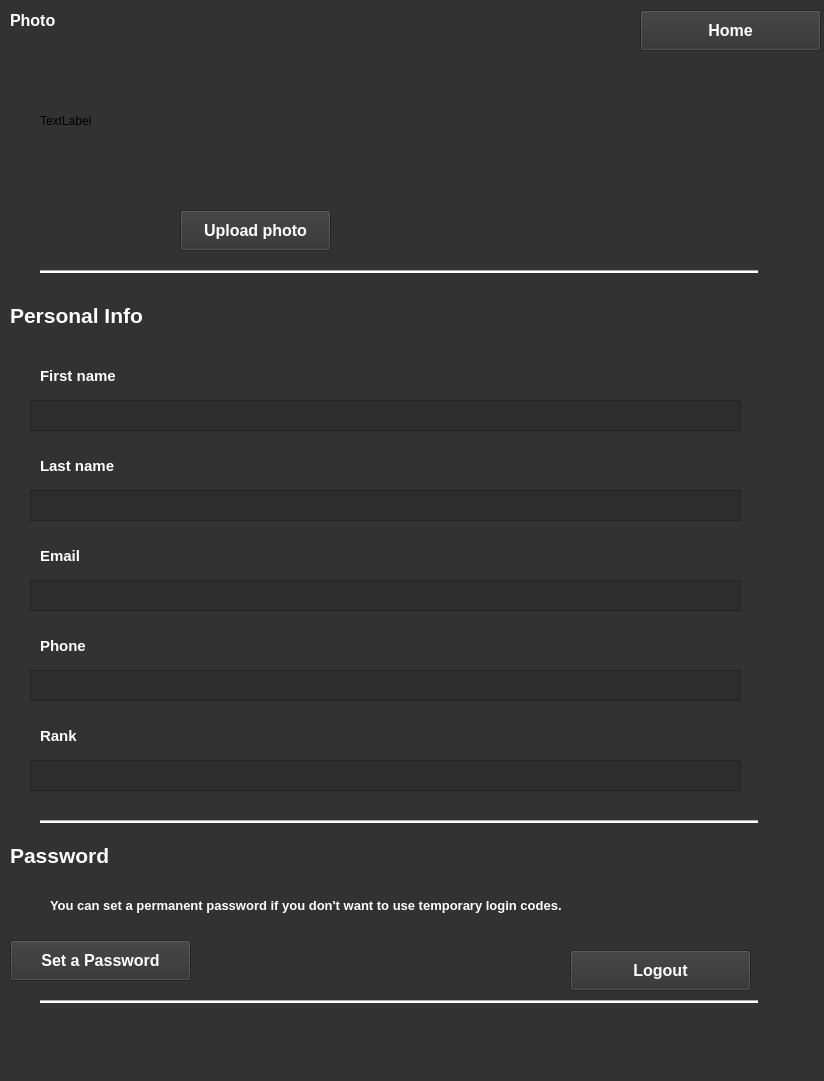
<?xml version="1.0" encoding="UTF-8"?>
<ui version="4.0">
 <class>Form</class>
 <widget class="QWidget" name="Form">
  <property name="geometry">
   <rect>
    <x>0</x>
    <y>0</y>
    <width>824</width>
    <height>1081</height>
   </rect>
  </property>
  <property name="windowTitle">
   <string>Form</string>
  </property>
  <property name="styleSheet">
   <string notr="true">background-color: rgb(50, 50, 50);</string>
  </property>
  <widget class="QTextBrowser" name="first_name_Browser">
   <property name="geometry">
    <rect>
     <x>30</x>
     <y>400</y>
     <width>711</width>
     <height>31</height>
    </rect>
   </property>
   <property name="font">
    <font>
     <pointsize>12</pointsize>
     <weight>75</weight>
     <bold>true</bold>
    </font>
   </property>
   <property name="styleSheet">
    <string notr="true">background-color: rgb(45, 45, 45);</string>
   </property>
  </widget>
  <widget class="QLabel" name="label_5">
   <property name="geometry">
    <rect>
     <x>10</x>
     <y>10</y>
     <width>101</width>
     <height>21</height>
    </rect>
   </property>
   <property name="font">
    <font>
     <pointsize>12</pointsize>
     <weight>75</weight>
     <bold>true</bold>
    </font>
   </property>
   <property name="styleSheet">
    <string notr="true">color:rgb(255, 255, 255);</string>
   </property>
   <property name="text">
    <string>Photo</string>
   </property>
  </widget>
  <widget class="QPushButton" name="upload_photo_bt">
   <property name="geometry">
    <rect>
     <x>180</x>
     <y>210</y>
     <width>151</width>
     <height>41</height>
    </rect>
   </property>
   <property name="font">
    <font>
     <pointsize>12</pointsize>
     <weight>75</weight>
     <bold>true</bold>
    </font>
   </property>
   <property name="styleSheet">
    <string notr="true">color: rgb(255, 255, 255);
selection-color: rgb(255, 255, 255);
border-color: rgb(255, 255, 255);</string>
   </property>
   <property name="text">
    <string>Upload photo</string>
   </property>
  </widget>
  <widget class="QLabel" name="label_6">
   <property name="geometry">
    <rect>
     <x>10</x>
     <y>300</y>
     <width>201</width>
     <height>31</height>
    </rect>
   </property>
   <property name="font">
    <font>
     <pointsize>16</pointsize>
     <weight>75</weight>
     <bold>true</bold>
    </font>
   </property>
   <property name="styleSheet">
    <string notr="true">color:rgb(255, 255, 255);</string>
   </property>
   <property name="text">
    <string>Personal Info</string>
   </property>
  </widget>
  <widget class="Line" name="line_2">
   <property name="geometry">
    <rect>
     <x>240</x>
     <y>270</y>
     <width>118</width>
     <height>3</height>
    </rect>
   </property>
   <property name="styleSheet">
    <string notr="true">background-color: rgb(255, 255, 255);</string>
   </property>
   <property name="orientation">
    <enum>Qt::Horizontal</enum>
   </property>
  </widget>
  <widget class="Line" name="line">
   <property name="geometry">
    <rect>
     <x>350</x>
     <y>270</y>
     <width>118</width>
     <height>3</height>
    </rect>
   </property>
   <property name="styleSheet">
    <string notr="true">background-color: rgb(255, 255, 255);</string>
   </property>
   <property name="orientation">
    <enum>Qt::Horizontal</enum>
   </property>
  </widget>
  <widget class="Line" name="line_3">
   <property name="geometry">
    <rect>
     <x>460</x>
     <y>270</y>
     <width>118</width>
     <height>3</height>
    </rect>
   </property>
   <property name="styleSheet">
    <string notr="true">background-color: rgb(255, 255, 255);</string>
   </property>
   <property name="orientation">
    <enum>Qt::Horizontal</enum>
   </property>
  </widget>
  <widget class="Line" name="line_4">
   <property name="geometry">
    <rect>
     <x>130</x>
     <y>270</y>
     <width>118</width>
     <height>3</height>
    </rect>
   </property>
   <property name="styleSheet">
    <string notr="true">background-color: rgb(255, 255, 255);
</string>
   </property>
   <property name="orientation">
    <enum>Qt::Horizontal</enum>
   </property>
  </widget>
  <widget class="Line" name="line_5">
   <property name="geometry">
    <rect>
     <x>570</x>
     <y>270</y>
     <width>118</width>
     <height>3</height>
    </rect>
   </property>
   <property name="styleSheet">
    <string notr="true">background-color: rgb(255, 255, 255);
</string>
   </property>
   <property name="orientation">
    <enum>Qt::Horizontal</enum>
   </property>
  </widget>
  <widget class="Line" name="line_6">
   <property name="geometry">
    <rect>
     <x>40</x>
     <y>270</y>
     <width>118</width>
     <height>3</height>
    </rect>
   </property>
   <property name="styleSheet">
    <string notr="true">background-color: rgb(255, 255, 255);
</string>
   </property>
   <property name="orientation">
    <enum>Qt::Horizontal</enum>
   </property>
  </widget>
  <widget class="Line" name="line_7">
   <property name="geometry">
    <rect>
     <x>640</x>
     <y>270</y>
     <width>118</width>
     <height>3</height>
    </rect>
   </property>
   <property name="styleSheet">
    <string notr="true">background-color: rgb(255, 255, 255);
</string>
   </property>
   <property name="orientation">
    <enum>Qt::Horizontal</enum>
   </property>
  </widget>
  <widget class="QLabel" name="label_7">
   <property name="geometry">
    <rect>
     <x>40</x>
     <y>360</y>
     <width>201</width>
     <height>31</height>
    </rect>
   </property>
   <property name="font">
    <font>
     <pointsize>11</pointsize>
     <weight>75</weight>
     <bold>true</bold>
    </font>
   </property>
   <property name="styleSheet">
    <string notr="true">color:rgb(255, 255, 255);</string>
   </property>
   <property name="text">
    <string>First name</string>
   </property>
  </widget>
  <widget class="QTextBrowser" name="last_name_Browser">
   <property name="geometry">
    <rect>
     <x>30</x>
     <y>490</y>
     <width>711</width>
     <height>31</height>
    </rect>
   </property>
   <property name="font">
    <font>
     <pointsize>12</pointsize>
     <weight>75</weight>
     <bold>true</bold>
    </font>
   </property>
   <property name="styleSheet">
    <string notr="true">background-color: rgb(45, 45, 45);</string>
   </property>
  </widget>
  <widget class="QLabel" name="label_9">
   <property name="geometry">
    <rect>
     <x>40</x>
     <y>450</y>
     <width>201</width>
     <height>31</height>
    </rect>
   </property>
   <property name="font">
    <font>
     <pointsize>11</pointsize>
     <weight>75</weight>
     <bold>true</bold>
    </font>
   </property>
   <property name="styleSheet">
    <string notr="true">color:rgb(255, 255, 255);</string>
   </property>
   <property name="text">
    <string>Last name</string>
   </property>
  </widget>
  <widget class="Line" name="line_8">
   <property name="geometry">
    <rect>
     <x>640</x>
     <y>820</y>
     <width>118</width>
     <height>3</height>
    </rect>
   </property>
   <property name="styleSheet">
    <string notr="true">background-color: rgb(255, 255, 255);
</string>
   </property>
   <property name="orientation">
    <enum>Qt::Horizontal</enum>
   </property>
  </widget>
  <widget class="Line" name="line_9">
   <property name="geometry">
    <rect>
     <x>570</x>
     <y>820</y>
     <width>118</width>
     <height>3</height>
    </rect>
   </property>
   <property name="styleSheet">
    <string notr="true">background-color: rgb(255, 255, 255);
</string>
   </property>
   <property name="orientation">
    <enum>Qt::Horizontal</enum>
   </property>
  </widget>
  <widget class="Line" name="line_10">
   <property name="geometry">
    <rect>
     <x>350</x>
     <y>820</y>
     <width>118</width>
     <height>3</height>
    </rect>
   </property>
   <property name="styleSheet">
    <string notr="true">background-color: rgb(255, 255, 255);</string>
   </property>
   <property name="orientation">
    <enum>Qt::Horizontal</enum>
   </property>
  </widget>
  <widget class="Line" name="line_11">
   <property name="geometry">
    <rect>
     <x>130</x>
     <y>820</y>
     <width>118</width>
     <height>3</height>
    </rect>
   </property>
   <property name="styleSheet">
    <string notr="true">background-color: rgb(255, 255, 255);
</string>
   </property>
   <property name="orientation">
    <enum>Qt::Horizontal</enum>
   </property>
  </widget>
  <widget class="Line" name="line_12">
   <property name="geometry">
    <rect>
     <x>40</x>
     <y>820</y>
     <width>118</width>
     <height>3</height>
    </rect>
   </property>
   <property name="styleSheet">
    <string notr="true">background-color: rgb(255, 255, 255);
</string>
   </property>
   <property name="orientation">
    <enum>Qt::Horizontal</enum>
   </property>
  </widget>
  <widget class="Line" name="line_13">
   <property name="geometry">
    <rect>
     <x>240</x>
     <y>820</y>
     <width>118</width>
     <height>3</height>
    </rect>
   </property>
   <property name="styleSheet">
    <string notr="true">background-color: rgb(255, 255, 255);</string>
   </property>
   <property name="orientation">
    <enum>Qt::Horizontal</enum>
   </property>
  </widget>
  <widget class="Line" name="line_14">
   <property name="geometry">
    <rect>
     <x>460</x>
     <y>820</y>
     <width>118</width>
     <height>3</height>
    </rect>
   </property>
   <property name="styleSheet">
    <string notr="true">background-color: rgb(255, 255, 255);</string>
   </property>
   <property name="orientation">
    <enum>Qt::Horizontal</enum>
   </property>
  </widget>
  <widget class="QLabel" name="label_10">
   <property name="geometry">
    <rect>
     <x>40</x>
     <y>540</y>
     <width>201</width>
     <height>31</height>
    </rect>
   </property>
   <property name="font">
    <font>
     <pointsize>11</pointsize>
     <weight>75</weight>
     <bold>true</bold>
    </font>
   </property>
   <property name="styleSheet">
    <string notr="true">color:rgb(255, 255, 255);</string>
   </property>
   <property name="text">
    <string>Email</string>
   </property>
  </widget>
  <widget class="QTextBrowser" name="email_Browser">
   <property name="geometry">
    <rect>
     <x>30</x>
     <y>580</y>
     <width>711</width>
     <height>31</height>
    </rect>
   </property>
   <property name="font">
    <font>
     <pointsize>12</pointsize>
     <weight>75</weight>
     <bold>true</bold>
    </font>
   </property>
   <property name="styleSheet">
    <string notr="true">background-color: rgb(45, 45, 45);</string>
   </property>
  </widget>
  <widget class="QLabel" name="label_11">
   <property name="geometry">
    <rect>
     <x>40</x>
     <y>630</y>
     <width>201</width>
     <height>31</height>
    </rect>
   </property>
   <property name="font">
    <font>
     <pointsize>11</pointsize>
     <weight>75</weight>
     <bold>true</bold>
    </font>
   </property>
   <property name="styleSheet">
    <string notr="true">color:rgb(255, 255, 255);</string>
   </property>
   <property name="text">
    <string>Phone</string>
   </property>
  </widget>
  <widget class="QTextBrowser" name="phone_Browser">
   <property name="geometry">
    <rect>
     <x>30</x>
     <y>670</y>
     <width>711</width>
     <height>31</height>
    </rect>
   </property>
   <property name="font">
    <font>
     <pointsize>12</pointsize>
     <weight>75</weight>
     <bold>true</bold>
    </font>
   </property>
   <property name="styleSheet">
    <string notr="true">background-color: rgb(45, 45, 45);</string>
   </property>
  </widget>
  <widget class="QTextBrowser" name="rank_Browser">
   <property name="geometry">
    <rect>
     <x>30</x>
     <y>760</y>
     <width>711</width>
     <height>31</height>
    </rect>
   </property>
   <property name="font">
    <font>
     <pointsize>12</pointsize>
     <weight>75</weight>
     <bold>true</bold>
    </font>
   </property>
   <property name="styleSheet">
    <string notr="true">background-color: rgb(45, 45, 45);</string>
   </property>
  </widget>
  <widget class="QLabel" name="label_12">
   <property name="geometry">
    <rect>
     <x>40</x>
     <y>720</y>
     <width>201</width>
     <height>31</height>
    </rect>
   </property>
   <property name="font">
    <font>
     <pointsize>11</pointsize>
     <weight>75</weight>
     <bold>true</bold>
    </font>
   </property>
   <property name="styleSheet">
    <string notr="true">color:rgb(255, 255, 255);</string>
   </property>
   <property name="text">
    <string>Rank</string>
   </property>
  </widget>
  <widget class="QLabel" name="label_8">
   <property name="geometry">
    <rect>
     <x>10</x>
     <y>840</y>
     <width>201</width>
     <height>31</height>
    </rect>
   </property>
   <property name="font">
    <font>
     <pointsize>16</pointsize>
     <weight>75</weight>
     <bold>true</bold>
    </font>
   </property>
   <property name="styleSheet">
    <string notr="true">color:rgb(255, 255, 255);</string>
   </property>
   <property name="text">
    <string>Password</string>
   </property>
  </widget>
  <widget class="QLabel" name="label_13">
   <property name="geometry">
    <rect>
     <x>50</x>
     <y>890</y>
     <width>751</width>
     <height>31</height>
    </rect>
   </property>
   <property name="font">
    <font>
     <pointsize>10</pointsize>
     <weight>75</weight>
     <bold>true</bold>
    </font>
   </property>
   <property name="styleSheet">
    <string notr="true">color:rgb(255, 255, 255);</string>
   </property>
   <property name="text">
    <string>You can set a permanent password if you don't want to use temporary login codes.</string>
   </property>
  </widget>
  <widget class="QPushButton" name="set_password_bt">
   <property name="geometry">
    <rect>
     <x>10</x>
     <y>940</y>
     <width>181</width>
     <height>41</height>
    </rect>
   </property>
   <property name="font">
    <font>
     <pointsize>12</pointsize>
     <weight>75</weight>
     <bold>true</bold>
    </font>
   </property>
   <property name="styleSheet">
    <string notr="true">color: rgb(255, 255, 255);
selection-color: rgb(255, 255, 255);
border-color: rgb(255, 255, 255);</string>
   </property>
   <property name="text">
    <string>Set a Password</string>
   </property>
  </widget>
  <widget class="Line" name="line_15">
   <property name="geometry">
    <rect>
     <x>460</x>
     <y>1000</y>
     <width>118</width>
     <height>3</height>
    </rect>
   </property>
   <property name="styleSheet">
    <string notr="true">background-color: rgb(255, 255, 255);</string>
   </property>
   <property name="orientation">
    <enum>Qt::Horizontal</enum>
   </property>
  </widget>
  <widget class="Line" name="line_16">
   <property name="geometry">
    <rect>
     <x>570</x>
     <y>1000</y>
     <width>118</width>
     <height>3</height>
    </rect>
   </property>
   <property name="styleSheet">
    <string notr="true">background-color: rgb(255, 255, 255);
</string>
   </property>
   <property name="orientation">
    <enum>Qt::Horizontal</enum>
   </property>
  </widget>
  <widget class="Line" name="line_17">
   <property name="geometry">
    <rect>
     <x>640</x>
     <y>1000</y>
     <width>118</width>
     <height>3</height>
    </rect>
   </property>
   <property name="styleSheet">
    <string notr="true">background-color: rgb(255, 255, 255);
</string>
   </property>
   <property name="orientation">
    <enum>Qt::Horizontal</enum>
   </property>
  </widget>
  <widget class="Line" name="line_18">
   <property name="geometry">
    <rect>
     <x>350</x>
     <y>1000</y>
     <width>118</width>
     <height>3</height>
    </rect>
   </property>
   <property name="styleSheet">
    <string notr="true">background-color: rgb(255, 255, 255);</string>
   </property>
   <property name="orientation">
    <enum>Qt::Horizontal</enum>
   </property>
  </widget>
  <widget class="Line" name="line_19">
   <property name="geometry">
    <rect>
     <x>130</x>
     <y>1000</y>
     <width>118</width>
     <height>3</height>
    </rect>
   </property>
   <property name="styleSheet">
    <string notr="true">background-color: rgb(255, 255, 255);
</string>
   </property>
   <property name="orientation">
    <enum>Qt::Horizontal</enum>
   </property>
  </widget>
  <widget class="Line" name="line_20">
   <property name="geometry">
    <rect>
     <x>240</x>
     <y>1000</y>
     <width>118</width>
     <height>3</height>
    </rect>
   </property>
   <property name="styleSheet">
    <string notr="true">background-color: rgb(255, 255, 255);</string>
   </property>
   <property name="orientation">
    <enum>Qt::Horizontal</enum>
   </property>
  </widget>
  <widget class="Line" name="line_21">
   <property name="geometry">
    <rect>
     <x>40</x>
     <y>1000</y>
     <width>118</width>
     <height>3</height>
    </rect>
   </property>
   <property name="styleSheet">
    <string notr="true">background-color: rgb(255, 255, 255);
</string>
   </property>
   <property name="orientation">
    <enum>Qt::Horizontal</enum>
   </property>
  </widget>
  <widget class="QPushButton" name="logout_bt">
   <property name="geometry">
    <rect>
     <x>570</x>
     <y>950</y>
     <width>181</width>
     <height>41</height>
    </rect>
   </property>
   <property name="font">
    <font>
     <pointsize>12</pointsize>
     <weight>75</weight>
     <bold>true</bold>
    </font>
   </property>
   <property name="styleSheet">
    <string notr="true">color: rgb(255, 255, 255);
selection-color: rgb(255, 255, 255);
border-color: rgb(255, 255, 255);</string>
   </property>
   <property name="text">
    <string>Logout</string>
   </property>
  </widget>
  <widget class="QPushButton" name="home_bt">
   <property name="geometry">
    <rect>
     <x>640</x>
     <y>10</y>
     <width>181</width>
     <height>41</height>
    </rect>
   </property>
   <property name="font">
    <font>
     <pointsize>12</pointsize>
     <weight>75</weight>
     <bold>true</bold>
    </font>
   </property>
   <property name="styleSheet">
    <string notr="true">color: rgb(255, 255, 255);
selection-color: rgb(255, 255, 255);
border-color: rgb(255, 255, 255);</string>
   </property>
   <property name="text">
    <string>Home</string>
   </property>
  </widget>
  <widget class="QLabel" name="label_photo">
   <property name="geometry">
    <rect>
     <x>40</x>
     <y>50</y>
     <width>211</width>
     <height>141</height>
    </rect>
   </property>
   <property name="text">
    <string>TextLabel</string>
   </property>
   <property name="scaledContents">
    <bool>true</bool>
   </property>
  </widget>
 </widget>
 <resources>
  <include location="test22.qrc"/>
 </resources>
 <connections/>
</ui>
